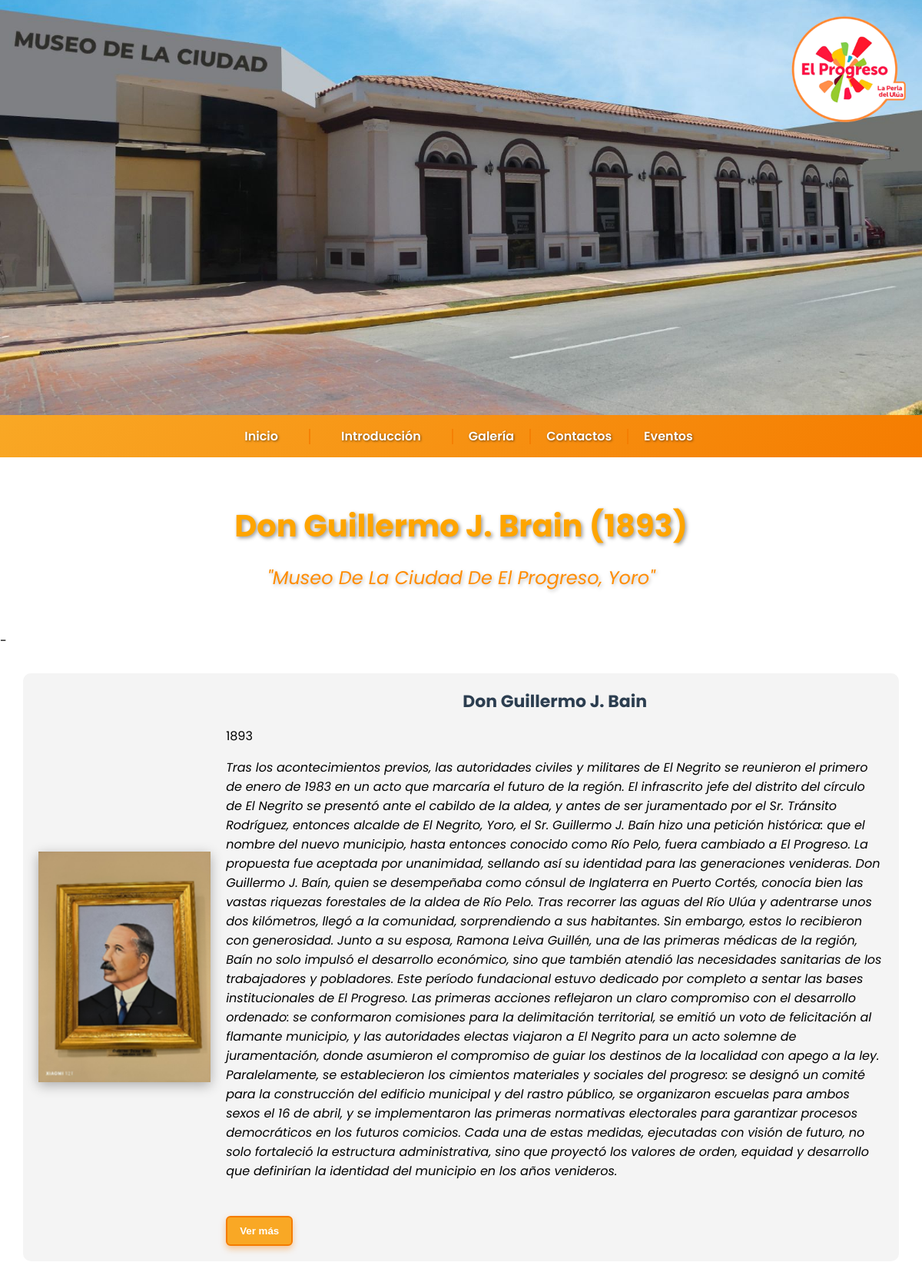
/alcaldes_data/alcaldeGuillermoJBrain.php, run on the app's committed database.
### tables this page shows
CREATE TABLE `alcaldes` (
  `id` int(11) NOT NULL,
  `nombre` varchar(150) NOT NULL,
  `descripcion` text DEFAULT NULL,
  `frase` text DEFAULT NULL,
  `periodo` varchar(100) DEFAULT NULL,
  `imagen` varchar(255) DEFAULT NULL,
  `orden` int(11) DEFAULT 0,
  `es_actual` tinyint(1) NOT NULL DEFAULT 0,
  `archivo` varchar(255) DEFAULT NULL
);

### alcaldes_data/alcaldeGuillermoJBrain.php (the view, shortened to what this page needs)
<?php include '../PHP/config.php'; ?>
<!DOCTYPE html>
<html lang="en">
  <head>
    <link rel="stylesheet" href="../css/EstilosGenerales.css" />
    <link rel="stylesheet" href="../css/EstilosContactos.css" />
    <link
      rel="stylesheet"
      href="https://cdnjs.cloudflare.com/ajax/libs/font-awesome/5.15.4/css/all.min.css"
    />
  </head>
  <body>
    <header class="encabezado">
      <div class="contenido-encabezado">
        <a href="inicioSecion.html">
          <img
          src="Imagenes/Encabezado/LogoMuni.png"
          alt="Logo"
          class="logo"
          style="cursor: pointer"
        />
        </a>
      </div>
    </header>
     <nav class="barra-menu">
      <ul>
        <li><a href="PaginaPrincipal.php">Inicio</a></li>
        <div class="separador"></div>
        <li><a href="#" onclick="abrirModal('Intro')">Introducción</a></li>
        <div class="separador"></div>
        <a href="galeria.php">Galería</a>
        <div class="separador"></div>
        <a href="Contacto.html">Contactos</a>
        <div class="inscriccion separador"></div>
        <a href="Evento.php">Eventos</a>
      </ul>
    </nav>
    <header class="titulo-container">
      <h1 class="titulo-principal">Don Guillermo J. Brain (1893) </h1>
      <h2 class="subtitulo">"Museo De La Ciudad De El Progreso, Yoro"</h2>
    </header>
<main class= "Contenido Principal">
    <?php
    $actual_query = mysqli_query($conn, "SELECT * FROM alcaldes WHERE nombre != 'Don Francisco Zeron'  LIMIT 1");
    $alcalde_actual = mysqli_fetch_assoc($actual_query);
    ?>
    <?php if ($alcalde_actual): ?>-
      <section class="alcalde">
        <div class="contenedor-alcalde">
          <img src="../<?php echo htmlspecialchars($alcalde_actual['imagen']); ?>" alt="Foto del Alcalde" class="foto-alcalde" onclick="abrirImagenModal(this.src)" />
          <div class="info-alcalde">
            <h3><?php echo htmlspecialchars($alcalde_actual['nombre']); ?></h3>
            <p><?php echo htmlspecialchars($alcalde_actual['periodo']); ?></p>
            <p><em><?php echo htmlspecialchars($alcalde_actual['descripcion']); ?></em></p>
            <button id="verMasBtn" onclick="toggleInfo()">Ver más</button>
          </div>
        </div>
      </section>
    <?php else: ?>
      <p style="text-align:center; color: red;">⚠️ No hay un alcalde actual definido.</p>
    <?php endif; ?>
  </main>
  </body>
</html>

### css/EstilosGenerales.css (style rules this page uses)
body { margin: 0; font-family: 'Poppins', sans-serif; }
.encabezado { background-image: url('../Imagenes/Encabezado/ENCABEZADO.jpeg'); background-size: cover; background-position: center; height: 500px; position: relative; color: white; }
.logo { position: absolute; top: 5px; right: 5px; width: 180px; height: auto; z-index: 2; }
.titulo-container { text-align: center; padding: 2rem 1rem; background-color: white; }
.titulo-principal { color: orange; font-size: 2.5rem; text-shadow: 2px 2px 5px rgba(0, 0, 0, 0.4); margin-bottom: 0.5rem; }
.subtitulo { color: darkorange; font-size: 1.5rem; font-weight: normal; font-style: italic; text-shadow: 1.5px 1.5px 5px rgba(0, 0, 0, 0.25); }
.barra-menu { background: linear-gradient(135deg, #f9a825, #f57c00); padding: 15px 0; box-shadow: 0 2px 8px rgba(0, 0, 0, 0.1); }
.barra-menu ul { list-style: none; display: flex; justify-content: center; align-items: center; padding: 0; margin: 0; }
.barra-menu li { margin: 0 20px; }
.barra-menu a { text-decoration: none; color: white; font-weight: 600; font-family: 'Poppins', sans-serif; font-size: 16px; transition: all 0.3s ease; text-shadow: 1px 1px 3px rgba(0, 0, 0, 0.5); }
.separador { width: 2px; height: 20px; background-color: #f57c00; margin: 0 20px; opacity: 0.8; }
header { padding: 20px; background-color: #2c3e50; color: white; }
.contenedor-alcalde { display: flex; align-items: center; padding: 20px; background-color: #f4f4f4; border-radius: 10px; margin: 30px; }
.foto-alcalde { width: 300px; height: 300px; object-fit: cover; margin-right: 20px; box-shadow: 0 4px 15px rgba(0, 0, 0, 0.3); }
.info-alcalde h3 { margin: 0; font-size: 22px; color: #2c3e50; }
button { margin-top: 15px; background-color: #f9a825; color: white; border: 2px solid #f57c00; padding: 10px 16px; border-radius: 6px; cursor: pointer; font-weight: bold; box-shadow: 0 4px 8px rgba(245, 124, 0, 0.4); transition: background-color 0.3s, box-shadow 0.3s; }

### css/EstilosContactos.css (style rules this page uses)
h3 { text-align: center; font-size: 2rem; margin-bottom: 30px; color: #f57c00; }

### data on the page
alcaldes: imagen (picture), nombre "Don Guillermo J. Bain", periodo "1893", descripcion "Tras los acontecimientos previos, las autoridades civiles y militares de El Negrito se reunieron el primero de enero de 1983 en un acto que marcaría el futuro de la región. El infrascrito jefe del distrito del círculo de El Negrito se presentó ante el cabildo de la aldea, y antes de ser juramentado por el Sr. Tránsito Rodríguez, entonces alcalde de El Negrito, Yoro, el Sr. Guillermo J. Baín hizo una petición histórica: que el nombre del nuevo municipio, hasta entonces conocido como Río Pelo, fuera cambiado a El Progreso. La propuesta fue aceptada por unanimidad, sellando así su identidad para las generaciones venideras. Don Guillermo J. Baín, quien se desempeñaba como cónsul de Inglaterra…"
